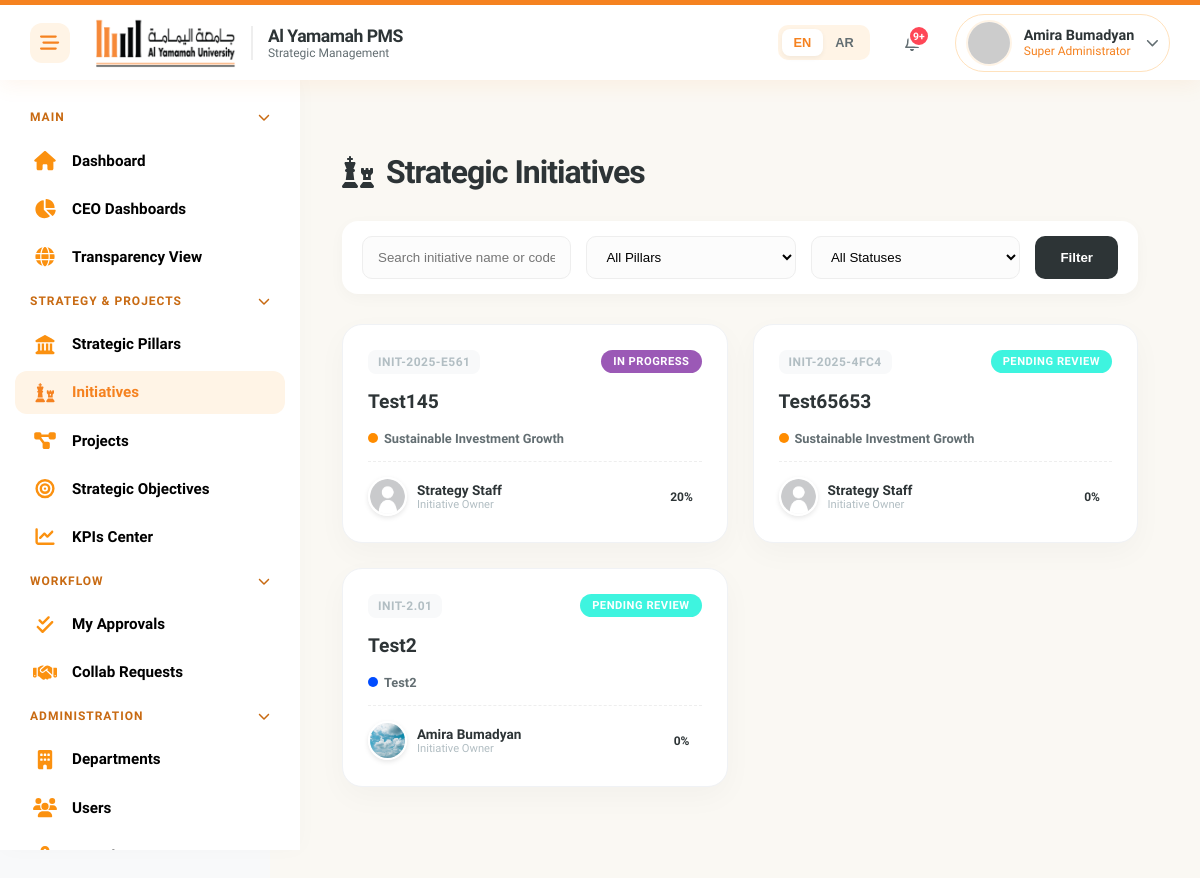
The page /modules/initiatives/list.php (signed in) on the database its author committed.
### tables this page shows
CREATE TABLE `initiatives` (
  `id` int(11) NOT NULL,
  `initiative_code` varchar(50) NOT NULL,
  `name` varchar(300) NOT NULL,
  `description` text DEFAULT NULL,
  `impact` text DEFAULT NULL,
  `notes` text DEFAULT NULL,
  `pillar_id` int(11) NOT NULL,
  `strategic_objective_id` int(11) DEFAULT NULL,
  `owner_user_id` int(11) DEFAULT NULL,
  `budget_min` decimal(15,2) DEFAULT NULL,
  `budget_max` decimal(15,2) DEFAULT NULL,
  `approved_budget` decimal(15,2) DEFAULT NULL,
  `budget_item` varchar(255) DEFAULT NULL,
  `spent_budget` decimal(15,2) DEFAULT 0.00,
  `start_date` date DEFAULT NULL,
  `due_date` date DEFAULT NULL,
  `completion_date` date DEFAULT NULL,
  `status_id` int(11) DEFAULT NULL,
  `priority` enum('low','medium','high','critical') DEFAULT 'medium',
  `progress_percentage` int(11) DEFAULT 0,
  `order_index` int(11) DEFAULT 0,
  `created_at` timestamp NOT NULL DEFAULT current_timestamp(),
  `updated_at` timestamp NOT NULL DEFAULT current_timestamp() ON UPDATE current_timestamp(),
  `update_frequency` enum('daily','weekly','monthly','every_2_days') DEFAULT 'weekly',
  `update_time` time DEFAULT '09:00:00',
  `is_deleted` tinyint(1) NOT NULL DEFAULT 0,
  `deleted_at` datetime DEFAULT NULL
);

CREATE TABLE `initiative_statuses` (
  `id` int(11) NOT NULL,
  `name` varchar(100) NOT NULL,
  `color` varchar(10) DEFAULT NULL,
  `sort_order` int(11) DEFAULT 0
);

CREATE TABLE `pillars` (
  `id` int(11) NOT NULL,
  `pillar_number` int(11) NOT NULL,
  `name` varchar(200) NOT NULL,
  `description` text DEFAULT NULL,
  `lead_user_id` int(11) DEFAULT NULL,
  `spent_budget` decimal(15,2) DEFAULT 0.00,
  `start_date` date DEFAULT NULL,
  `end_date` date DEFAULT NULL,
  `status_id` int(11) DEFAULT NULL,
  `progress_percentage` int(11) DEFAULT 0,
  `color` varchar(7) DEFAULT '#FF8C00',
  `icon` varchar(100) DEFAULT 'fa-building',
  `created_at` timestamp NOT NULL DEFAULT current_timestamp(),
  `updated_at` timestamp NOT NULL DEFAULT current_timestamp() ON UPDATE current_timestamp(),
  `is_deleted` tinyint(1) NOT NULL DEFAULT 0,
  `deleted_at` datetime DEFAULT NULL
);

CREATE TABLE `users` (
  `id` int(11) NOT NULL,
  `username` varchar(100) NOT NULL,
  `email` varchar(150) NOT NULL,
  `password` varchar(255) NOT NULL,
  `full_name_en` varchar(200) NOT NULL,
  `full_name_ar` varchar(200) DEFAULT NULL,
  `primary_role_id` int(11) DEFAULT NULL,
  `department_id` int(11) DEFAULT NULL,
  `phone` varchar(50) DEFAULT NULL,
  `job_title` varchar(150) DEFAULT NULL,
  `avatar` varchar(255) DEFAULT NULL,
  `is_active` tinyint(1) DEFAULT 1,
  `last_login` datetime DEFAULT NULL,
  `created_at` timestamp NOT NULL DEFAULT current_timestamp(),
  `updated_at` timestamp NOT NULL DEFAULT current_timestamp() ON UPDATE current_timestamp(),
  `reset_token` varchar(255) DEFAULT NULL,
  `reset_token_expiry` datetime DEFAULT NULL,
  `is_deleted` tinyint(1) DEFAULT 0,
  `deleted_at` datetime DEFAULT NULL
);

### modules/initiatives/list.php (the view, shortened to what this page needs)
<?php
$db = Database::getInstance()->pdo();
$search    = $_GET['search'] ?? '';
$sql = "
    SELECT i.*,
           p.name AS pillar_name, p.color AS pillar_color,
           s.name AS status_name, s.color AS status_color,
           u.full_name_en AS owner_name, u.avatar AS owner_avatar
    FROM initiatives i
    LEFT JOIN pillars p ON p.id = i.pillar_id
    LEFT JOIN initiative_statuses s ON s.id = i.status_id
    LEFT JOIN users u ON u.id = i.owner_user_id
    WHERE (i.is_deleted = 0 OR i.is_deleted IS NULL)
";
$params = [];
$sql .= " ORDER BY i.created_at DESC";
$stmt = $db->prepare($sql);
$stmt->execute($params);
$initiatives = $stmt->fetchAll(PDO::FETCH_ASSOC);
?>
<!DOCTYPE html>
<html lang="en">
<head>
    <link rel="stylesheet" href="../../assets/css/layout.css">
</head>
<body>
<?php include "../../layout/header.php"; ?>
<?php include "../../layout/sidebar.php"; ?>
<div class="main-content">
<div class="page-wrapper">
    <div class="page-header-flex">
        <h1 class="page-title"><i class="fa-solid fa-chess"></i> Strategic Initiatives</h1>
    </div>
    <form class="filter-bar" method="GET">
        <input type="text" name="search" class="filter-input" placeholder="Search initiative name or code..." value="<?= htmlspecialchars($search) ?>">
        <select name="pillar_id" class="filter-select">
            <option value="">All Pillars</option>
        </select>
        <select name="status_id" class="filter-select">
            <option value="">All Statuses</option>
        </select>
        <button type="submit" class="btn-filter">Filter</button>
    </form>
    <div class="init-grid">
        <?php if(empty($initiatives)): ?>
            <div class="empty-state">
                <i class="fa-solid fa-folder-open"></i>
                <h3>No initiatives found.</h3>
                <p>Try adjusting your filters or create a new one.</p>
            </div>
        <?php else: ?>
            <?php foreach($initiatives as $init):
                $avatar = $init['owner_avatar'] ? BASE_URL.'assets/uploads/avatars/'.$init['owner_avatar'] : BASE_URL.'assets/uploads/avatars/default-profile.png';
                $pct = $init['progress_percentage'] ?? 0;
            ?>
                <div class="init-card">
                    <div class="card-top">
                        <span class="init-code"><?= $init['initiative_code'] ?></span>
                        <span class="status-badge" style="background:<?= $init['status_color'] ?? '#ccc' ?>;">
                            <?= $init['status_name'] ?>
                        </span>
                    </div>
                    <a href="view.php?id=<?= $init['id'] ?>" style="text-decoration:none;">
                        <h3 class="init-title"><?= htmlspecialchars($init['name']) ?></h3>
                    </a>
                    <div class="init-pillar">
                        <span class="pillar-dot" style="background:<?= $init['pillar_color'] ?? '#ccc' ?>;"></span>
                        <?= htmlspecialchars($init['pillar_name']) ?>
                    </div>
                    <div class="owner-row">
                        <img src="<?= $avatar ?>" class="owner-avatar" alt="Owner">
                        <div class="owner-info">
                            <div><?= htmlspecialchars($init['owner_name'] ?? 'Unassigned') ?></div>
                            <div>Initiative Owner</div>
                        </div>
                        <div class="prog-circle">
                            <?= $pct ?>%
                        </div>
                    </div>
                </div>
            <?php endforeach; ?>
        <?php endif; ?>
    </div>
</div>
</div>
</body>
</html>

### assets/css/layout.css (style rules this page uses)
:root { --primary-orange: #F58220; --dark-orange: #D96C0D; --soft-orange-bg: #FFF4E6; --warm-body-bg: #FFF9F5; --text-main: #2D3436; --text-muted: #636E72; --white: #FFFFFF; --header-height: 75px; --sidebar-width: 270px; --sidebar-width-collapsed: 80px; --shadow-soft: 0 5px 20px rgba(245, 130, 32, 0.08); --shadow-card: 0 4px 15px rgba(0,0,0,0.03); }
body { margin: 0; font-family: 'Varela Round', sans-serif; background-color: var(--warm-body-bg); color: var(--text-main); overflow-x: hidden; }
.main-content { margin-left: var(--sidebar-width); padding-top: calc(var(--header-height) + 30px); padding-right: 30px; padding-left: 40px; padding-bottom: 40px; min-height: 100vh; transition: 0.3s; background: #faf8f3; }

### modules/initiatives/list.php (style rules this page uses)
body { font-family: "Varela Round", sans-serif; background-color: #f8f9fa; color: #2d3436; margin: 0; }
.page-wrapper { padding: 3rem 2rem; max-width: 1400px; margin: 0 auto; }
.page-header-flex { display: flex; justify-content: space-between; align-items: center; margin-bottom: 30px; }
.page-title { font-size: 2rem; font-weight: 800; color: #2d3436; margin: 0; letter-spacing: -1px; display: flex; align-items: center; gap: 12px; }
.filter-bar { background: #fff; padding: 15px 20px; border-radius: 16px; margin-bottom: 30px; display: flex; gap: 15px; box-shadow: 0 4px 15px rgba(0,0,0,0.03); flex-wrap: wrap; }
.filter-input, .filter-select { flex: 1; padding: 12px 15px; border: 1px solid #eee; border-radius: 10px; background: #fcfcfc; outline: none; transition: 0.2s; min-width: 150px; }
.btn-filter { background: #2d3436; color: #fff; border: none; padding: 0 25px; border-radius: 10px; cursor: pointer; font-weight: 700; }
.init-grid { display: grid; grid-template-columns: repeat(auto-fill, minmax(350px, 1fr)); gap: 25px; }
.init-card { background: #fff; border-radius: 20px; padding: 25px; position: relative; overflow: hidden; box-shadow: 0 10px 30px rgba(0,0,0,0.03); transition: 0.3s cubic-bezier(0.175, 0.885, 0.32, 1.275); border: 1px solid #f0f2f5; display: flex; flex-direction: column; gap: 15px; }
.card-top { display: flex; justify-content: space-between; align-items: flex-start; }
.init-code { font-size: 0.75rem; font-weight: 800; color: #b2bec3; background: #f8f9fa; padding: 5px 10px; border-radius: 8px; text-transform: uppercase; letter-spacing: 0.5px; }
.status-badge { padding: 5px 12px; border-radius: 20px; font-size: 0.7rem; font-weight: 700; color: #fff; text-transform: uppercase; letter-spacing: 0.5px; }
.init-title { font-size: 1.2rem; font-weight: 800; color: #2d3436; margin: 0; line-height: 1.4; }
.init-pillar { font-size: 0.8rem; color: #636e72; font-weight: 600; display: flex; align-items: center; gap: 6px; }
.pillar-dot { width: 10px; height: 10px; border-radius: 50%; display: inline-block; }
.owner-row { display: flex; align-items: center; gap: 10px; margin-top: auto; padding-top: 15px; border-top: 1px dashed #eee; }
.owner-avatar { width: 35px; height: 35px; border-radius: 50%; object-fit: cover; border: 2px solid #fff; box-shadow: 0 2px 5px rgba(0,0,0,0.1); }
.owner-info div:first-child { font-size: 0.85rem; font-weight: 700; color: #2d3436; }
.owner-info div:last-child { font-size: 0.7rem; color: #b2bec3; }
.prog-circle { margin-left: auto; width: 40px; height: 40px; position: relative; display: flex; align-items: center; justify-content: center; font-size: 0.75rem; font-weight: 800; color: #2d3436; }

### rows shown on the page
initiatives: initiative_code "INIT-2025-E561", status.name "IN PROGRESS", name "Test145", pillar.name "Sustainable Investment Growth", owner_user.full_name_en "Strategy Staff", progress_percentage "20"
initiatives: initiative_code "INIT-2025-4FC4", status.name "PENDING REVIEW", name "Test65653", pillar.name "Sustainable Investment Growth", owner_user.full_name_en "Strategy Staff", progress_percentage "0"
initiatives: initiative_code "INIT-2.01", status.name "PENDING REVIEW", name "Test2", pillar.name "Test2", owner_user.avatar (picture), owner_user.full_name_en "Amira Bumadyan", progress_percentage "0"

### other values the page prints
$fullName "Amira Bumadyan"
$roleName "Super Administrator"
$section "MAIN"
$item["title"] "Dashboard"
$item["title"] "CEO Dashboards"
$item["title"] "Transparency View"
$section "STRATEGY & PROJECTS"
$item["title"] "Strategic Pillars"
$item["title"] "Initiatives"
$item["title"] "Projects"
$item["title"] "Strategic Objectives"
$item["title"] "KPIs Center"
$section "WORKFLOW"
$item["title"] "My Approvals"
$item["title"] "Collab Requests"
